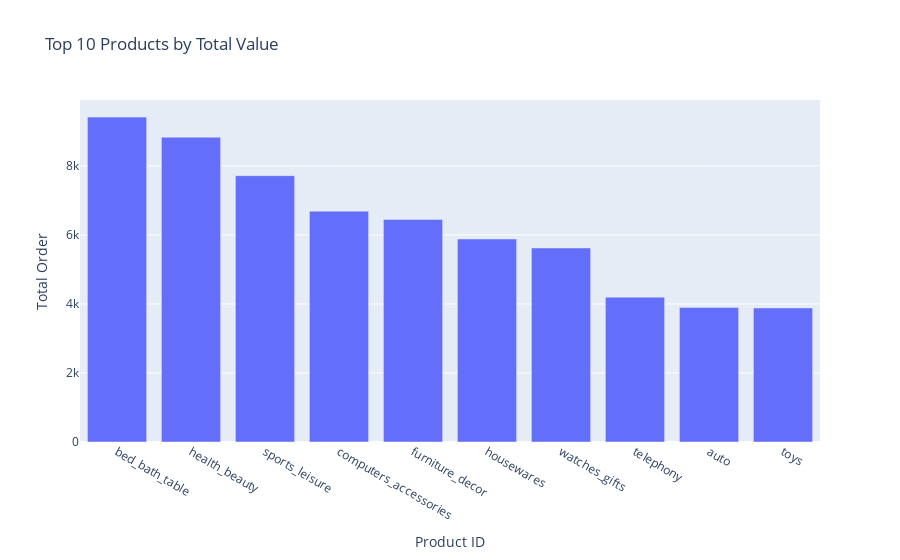
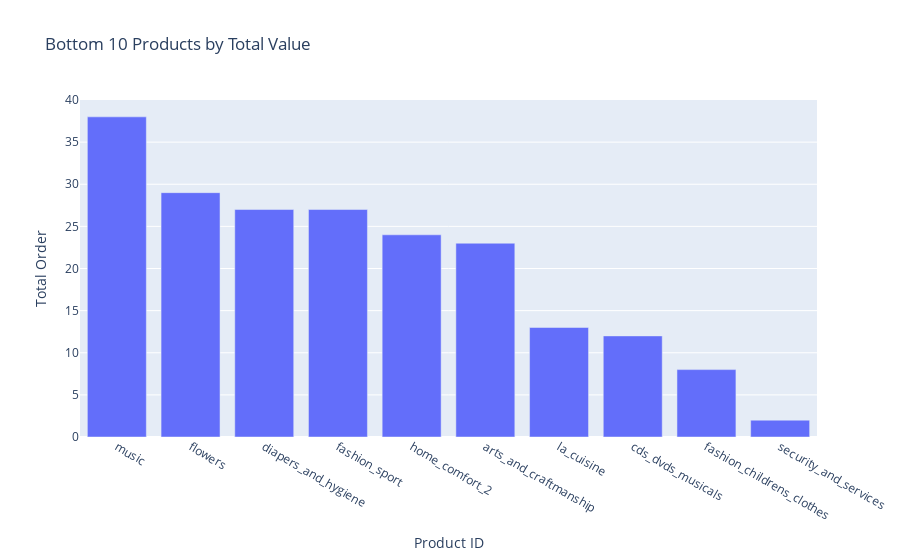

The cell these charts' notebook holds for them, in order:
### Code cell
# Group by product_id and sum the total_value
product_totals = df.groupby('product_category_name_english')['order_id'].nunique().reset_index()

# Sort the DataFrame by total_value in descending order and get the top 10 products
top_10_products = product_totals.sort_values('order_id', ascending=False).head(10)

bottom_10_products = product_totals.sort_values('order_id', ascending=False).tail(10)

# Create the top 10 products chart
top_10_fig = go.Figure(data=[go.Bar(
    x=top_10_products['product_category_name_english'],
    y=top_10_products['order_id']
)])
top_10_fig.update_layout(
    title='Top 10 Products by Total Value',
    xaxis_title='Product ID',
    yaxis_title='Total Order'
)

# Create the bottom 10 products chart
bottom_10_fig = go.Figure(data=[go.Bar(
    x=bottom_10_products['product_category_name_english'],
    y=bottom_10_products['order_id']
)])
bottom_10_fig.update_layout(
    title='Bottom 10 Products by Total Value',
    xaxis_title='Product ID',
    yaxis_title='Total Order'
)

# Display the charts
top_10_fig.show()
bottom_10_fig.show()

### Figure 1 — Plotly figure (JSON) as saved in the notebook; plotly's stock layout.template omitted (floating-point values rounded to 4 significant figures)
{"data": [{"type": "bar", "x": ["bed_bath_table", "health_beauty", "sports_leisure", "computers_accessories", "furniture_decor", "housewares", "watches_gifts", "telephony", "auto", "toys"], "y": [9417, 8836, 7720, 6689, 6449, 5884, 5624, 4199, 3897, 3886]}], "layout": {"autosize": true, "title": {"text": "Top 10 Products by Total Value"}, "xaxis": {"autorange": true, "range": [-0.5, 9.5], "title": {"text": "Product ID"}, "type": "category"}, "yaxis": {"autorange": true, "range": [0, 9913.0], "title": {"text": "Total Order"}, "type": "linear"}}}

### Figure 2 — Plotly figure (JSON) as saved in the notebook; plotly's stock layout.template omitted (floating-point values rounded to 4 significant figures)
{"data": [{"type": "bar", "x": ["music", "flowers", "diapers_and_hygiene", "fashion_sport", "home_comfort_2", "arts_and_craftmanship", "la_cuisine", "cds_dvds_musicals", "fashion_childrens_clothes", "security_and_services"], "y": [38, 29, 27, 27, 24, 23, 13, 12, 8, 2]}], "layout": {"autosize": true, "title": {"text": "Bottom 10 Products by Total Value"}, "xaxis": {"autorange": true, "range": [-0.5, 9.5], "title": {"text": "Product ID"}, "type": "category"}, "yaxis": {"autorange": true, "range": [0, 40], "title": {"text": "Total Order"}, "type": "linear"}}}
